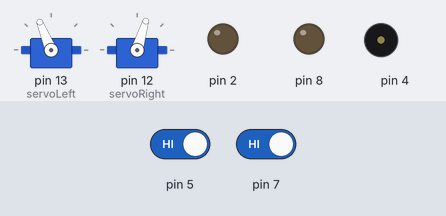
The sketch below on a simulated Arduino Uno, built with avr-gcc and run on an emulated ATmega328P. Shown: 2 × servo, output pins drawn as LEDs (lit = HIGH), buzzer (waves = sounding). The test bench sets the inputs (shaded band); at power-on: pin 5 HIGH, pin 7 HIGH.

Above: at 2.2 s.
2.3 s: pin 5 driven LOW
At 3.2 s:
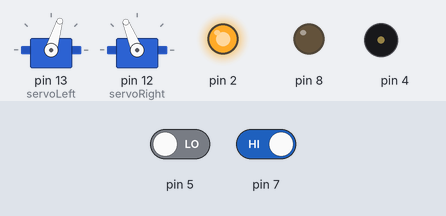
5.3 s: pin 7 driven LOW
At 6.1 s:
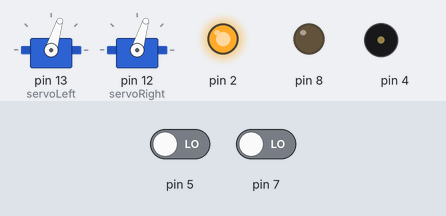
8.3 s: pin 7 driven HIGH
At 9.2 s:
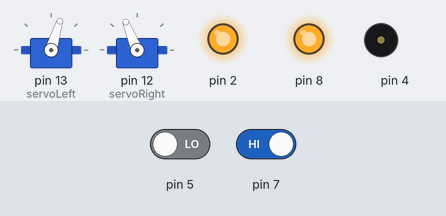
11.3 s: pin 5 driven HIGH
At 11.9 s:
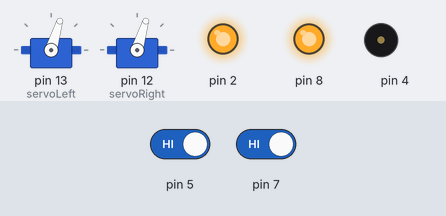
14.1 s: pin 7 driven LOW
At 15.0 s:
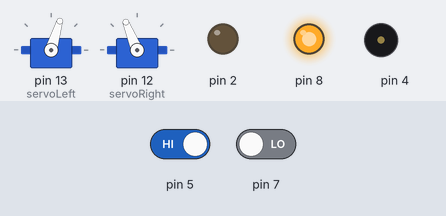
17.1 s: pin 7 driven HIGH
At 17.6 s:
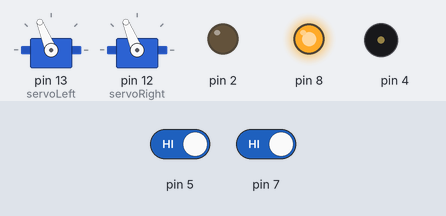
Timing chart, 0 to 20.1 s (numbered marks = the images above; inputs shaded):
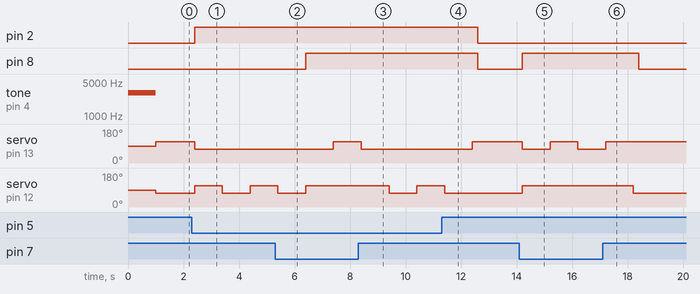

The sketch:

whiskerbotV2.ino
```cpp
#include<Servo.h>
Servo servoLeft;
Servo servoRight;
int wRight = 7;
int wLeft = 5;

void setup( ){
  servoLeft.attach(13);
  servoRight.attach(12);

  pinMode(7, INPUT);
  pinMode(5, INPUT);
  pinMode(8, OUTPUT);
  pinMode(2, OUTPUT);

  Serial.begin(9600);

  tone(4,3000,1000);
  delay(1000);

}

void loop( ){

  byte wRightVal = digitalRead(7);
  byte wLeftVal = digitalRead(5);

  if(wRightVal == 0 && wLeftVal == 0){
    digitalWrite(8,HIGH);
    digitalWrite(2,HIGH);
    backward(1000);
    turnRight(1000);


  }

  else if(wRightVal == 0){
    digitalWrite(8,HIGH);
    backward(1000);
    turnRight(1000);


  }

  else if(wLeftVal == 0){
    digitalWrite(2,HIGH);
    backward(1000);
    turnLeft(1000);

  }

  else{
    forward(200);
    digitalWrite(8,LOW);
    digitalWrite(2,LOW);

  }

}

void backward(int time){
  servoLeft.writeMicroseconds(1300);
  servoRight.writeMicroseconds(1700);
  delay(time);
}

void forward( int time){
  servoLeft.writeMicroseconds(1700);
  servoRight.writeMicroseconds(1300);
  delay(time);
}

void turnLeft( int time){
  servoLeft.writeMicroseconds(1300);
  servoRight.writeMicroseconds(1300);
  delay(time);
}

void turnRight( int time){
  servoLeft.writeMicroseconds(1700);
  servoRight.writeMicroseconds(1700);
  delay(time);

}
```

Measured:
- after the input at 2.3 s, pin 2: LOW → HIGH after 0.10 s; servo on pin 13 (servoLeft): 112° → 73° after 0.10 s; servo on pin 12 (servoRight): 73° → 112° after 0.10 s, → 73° 1.0 s later, → 112° 1.0 s later
- after the input at 5.3 s, pin 8: LOW → HIGH after 1.1 s; servo on pin 13 (servoLeft): 73° → 112° after 2.1 s; servo on pin 12 (servoRight): goes on until 6.4 s, then stays 112°
- after the input at 8.3 s, servo on pin 13 (servoLeft): goes on until 8.4 s, then stays 73°; servo on pin 12 (servoRight): 112° → 73° after 1.1 s, → 112° 1.0 s later
- after the input at 11.3 s, pin 2, pin 8: HIGH → LOW after 1.3 s; servo on pin 13 (servoLeft): 73° → 112° after 1.1 s; servo on pin 12 (servoRight): goes on until 11.4 s, then stays 73°
- after the input at 14.1 s, pin 8: LOW → HIGH after 0.10 s; servo on pin 13 (servoLeft): 112° → 73° after 0.10 s, → 112° 1.0 s later, → 73° 1.0 s later; servo on pin 12 (servoRight): 73° → 112° after 0.10 s
- after the input at 17.1 s, pin 8: HIGH → LOW after 1.3 s; servo on pin 13 (servoLeft): goes on until 17.2 s, then stays 112°; servo on pin 12 (servoRight): 112° → 73° after 1.1 s
